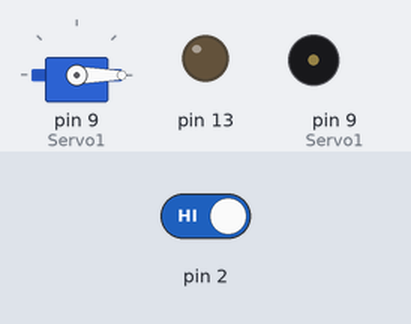
Bench run of a sketch on a simulated Arduino Uno, built with avr-gcc and run on an emulated ATmega328P. On the bench: servo, output pins drawn as LEDs (lit = HIGH), buzzer (waves = sounding). The test bench sets the inputs (shaded band); at power-on: pin 2 HIGH.

Above: at 12.8 s.
12.9 s: pin 2 driven LOW
At 14.4 s:
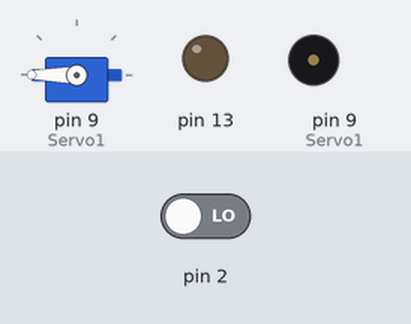
At 16.8 s:
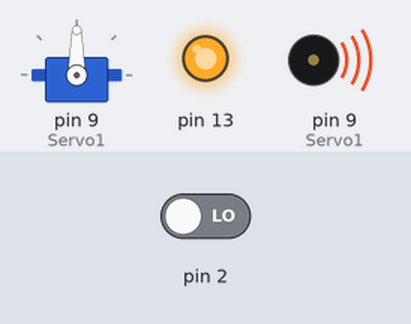
20.5 s: pin 2 driven HIGH
At 22.8 s:
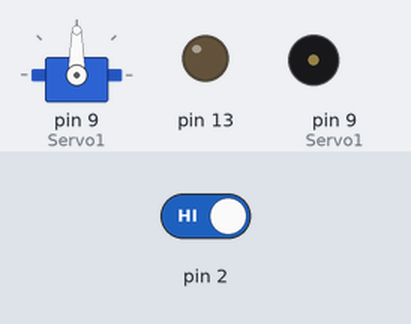
Timing chart, 0 to 32.5 s (numbered marks = the images above; inputs shaded):
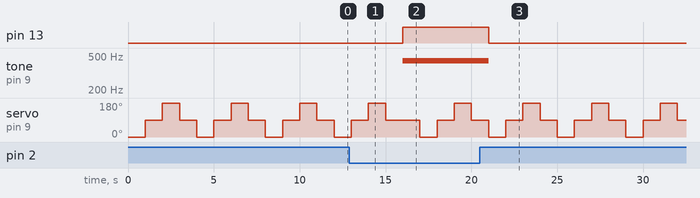

The sketch:

sketch_feb6a_group1servomotor.ino
```cpp
#include <Servo.h>
Servo Servo1;
void setup() {

pinMode(13,OUTPUT);
pinMode(2,INPUT);
Servo1.attach(9);
}
void loop() {
  Servo1.write(0);
  delay(1000);
  Servo1.write(90);
  delay(1000);
  Servo1.write(180);
  delay(1000);
  Servo1.write(90);
  delay(1000);
int botton=digitalRead(2);
if (botton==LOW) {  //read the botton state
digitalWrite(13,HIGH);
int dial = analogRead(0);
tone(9,440);
delay(1000);
} else{//botton is not pressed
digitalWrite(13,LOW);
noTone(9);

//delay(dial);
}
}
```

Measured:
- after the input at 12.9 s, pin 13: LOW → HIGH after 3.1 s; tone on pin 9 (Servo1): silent → 440 Hz after 3.1 s
- after the input at 20.5 s, pin 13: HIGH → LOW after 0.50 s; tone on pin 9 (Servo1): 440 Hz → silent after 0.50 s
- by itself, servo on pin 9 (Servo1): repeats every 4.0 s: 180° 1.0 s, 90° 1.0 s, 0° 1.0 s, 90° 1.0 s
